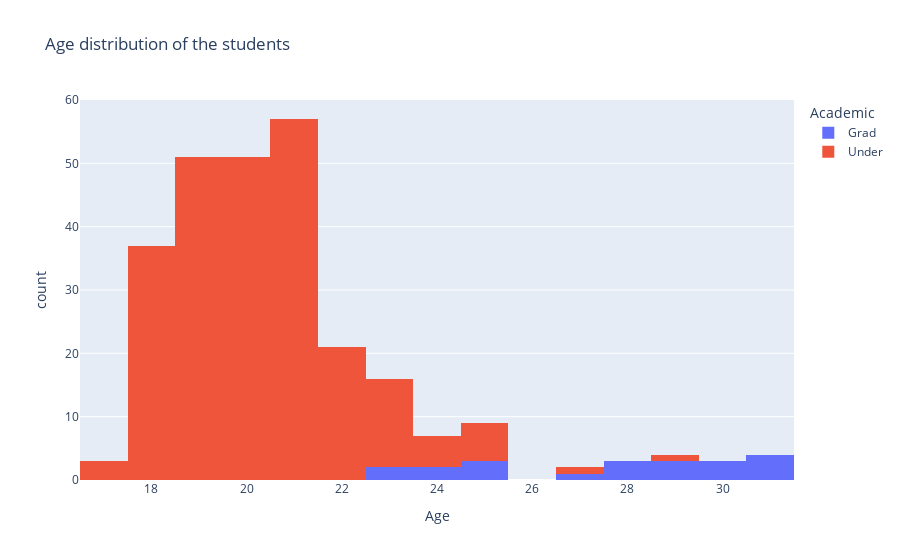

Notebook cell for this chart:
### Code cell
# Build a histogram of the Age column
fig = px.histogram(
    data_frame=students, 
    x='Age', 
    color='Academic',
    title='Age distribution of the students'
)
fig.show()

### Figure 1 — Plotly figure (JSON) as saved in the notebook; plotly's stock layout.template omitted (floating-point values rounded to 4 significant figures; data arrays with more than 128 entries replaced by an {"elided": "..."} marker saying what was removed)
{"data": [{"alignmentgroup": "True", "bingroup": "x", "hovertemplate": "Academic=Grad<br>Age=%{x}<br>count=%{y}<extra></extra>", "legendgroup": "Grad", "marker": {"color": "#636efa", "pattern": {"shape": ""}}, "name": "Grad", "offsetgroup": "Grad", "orientation": "v", "showlegend": true, "type": "histogram", "x": [24, 28, 25, 29, 28, 24, 23, 30, 25, 31, 28, 31, 29, 23, 31, 30, 31, 29, 25, 30, 27], "xaxis": "x", "yaxis": "y"}, {"alignmentgroup": "True", "bingroup": "x", "hovertemplate": "Academic=Under<br>Age=%{x}<br>count=%{y}<extra></extra>", "legendgroup": "Under", "marker": {"color": "#EF553B", "pattern": {"shape": ""}}, "name": "Under", "offsetgroup": "Under", "orientation": "v", "showlegend": true, "type": "histogram", "x": {"elided": "247 int values"}, "xaxis": "x", "yaxis": "y"}], "layout": {"barmode": "relative", "legend": {"title": {"text": "Academic"}, "tracegroupgap": 0}, "title": {"text": "Age distribution of the students"}, "xaxis": {"anchor": "y", "domain": [0, 1], "title": {"text": "Age"}}, "yaxis": {"anchor": "x", "domain": [0, 1], "title": {"text": "count"}}}}
